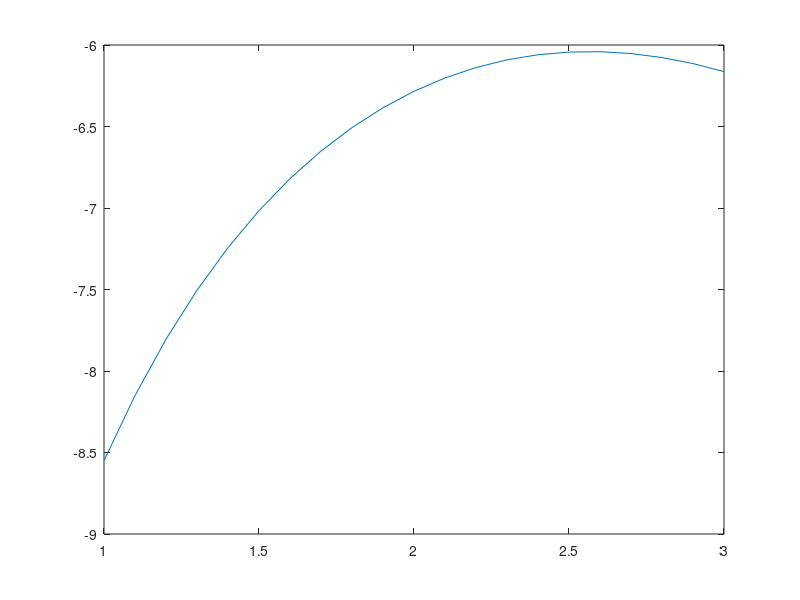

Recreate this plot in MATLAB. (Note: this script raises an error after producing the figure.)
% Zhang_Mengjun
% ME_203
% HW_3
% Due Date: 11/1/2021

%% Problem 1
%given
A=[0 -7 6;5 -4 3; 10 -1 9; 15 1 0; 20 2 -1]
%elements needed for plot
time=A(:,1)%seconds
force=A(:,2:3)%newtons
%plot
plot(time,force)

%% Problem 2
%given
A=[3 7 -4 12; -5 9 10 2; 6 13 8 11; 15 5 4 1]

%solutions
% part a
B=A(:,2:4)

% patt b
C=A(2:4,:)

% part c
D=A(1:2,2:4)

%% Problem 3

% given
A=[56 32; 24 -16]
B=[14 -4; 6 -2]

%calculations:
% part a
r1=A.*B

% part b
r2=A\B

% part c
r3=B.^3

%% Problem 4
% part a
E=6*pi*atan(12.5)+4

% part b
F=5*tan(3*asin(13/15))

%% Probem 5
% part a
% given:
%       -2x+y=-5
%       -2x+y=3

%calculation:
Ga=[-2 1; -2 1];
ba=[-5;3];
xya=inv(Ga)*ba;
xa=xya(1)
ya=xya(2)


% part b
% given:
%       -2x+y=3
%       -8x+4y=12
%calculation:
Gb=[-2 1;-8 4];
bb=[3;12];
xyb=inv(Gb)*bb;
xb=xyb(1)
yb=xyb(2)

% part c
% given:
%       -2x+y=-5
%       -2x+y=-5.00001
%calculation:
Gc=[-2 1;-2 1];
bc=[-5;-5.00001];
xyc=inv(Gc)*bc;
xc=xyc(1)
yc=xyc(2)


% part d
% given:
%       x1+5*x2-x3+6*x4=19
%       2*x1-x2+x3-2*x4=7
%       -x1+4*x2-x3+3*x4=30
%       3*x1-7*x2-2*x3+x4=-75
%calculation:
Gd=[1 5 -1 6; 2 -1 1 -2; -1 4 -1 3; 3 -7 -2 1];
bd=[19; 7; 30; -75];
xyd=inv(Gd)*bd;
x1=xyd(1)
x2=xyd(2)
x3=xyd(3)
x4=xyd(4)

%% Problem 6
%given
t=(1:0.1:3);
T=6*log(t)-7*exp(0.2*t);
%plot
plot(t,T)

%% Problem 7
%given
a=2
b=2
c=3

A1=(a==b)& (b==c)|(a==c)
A2=(a==b)|(b==c)&(a==c)
if A1==A2
    disp('1 and 2 expressions are equivalent')
else
    disp('1 and 2 expressions are not equivalent')
end

%% Problem 8
%Givens
I=input('Testing Grade:')

minval=0;
maxval=100;
if (I>=minval) && (I<=maxval)
    fprintf('Input within range.')
end
% Part  A
if (I>90);
    fprintf('Grade: A')
end
if (I>=80) && (I<=89);
    fprintf('Grade: B')
end

if (I>=70) && (I<=79);
    fprintf('Grade: C')
end
if (I>=60) && (I<=69);
    fprintf('Grade: D')
end

if (I<60)
    fprintf('Grade: F')
end
%% Problem 8
%Givens
I=input('Testing Grade:')

minval=0;
maxval=100;
if (I>=minval) && (I<=maxval)
    fprintf('Input within range.')
end
% PART B
if (I>90)
        fprintf('Grade: A')
    elseif (I>=80) && (I<=89)
            fprintf('Grade: B')
    elseif (I>=70) && (I<=79)
                fprintf('Grade: C')
    elseif (I>=60) && (I<=69)
                    fprintf('Grade: D')
    elseif (x<60)
                        fprintf('Grade: F')
end

